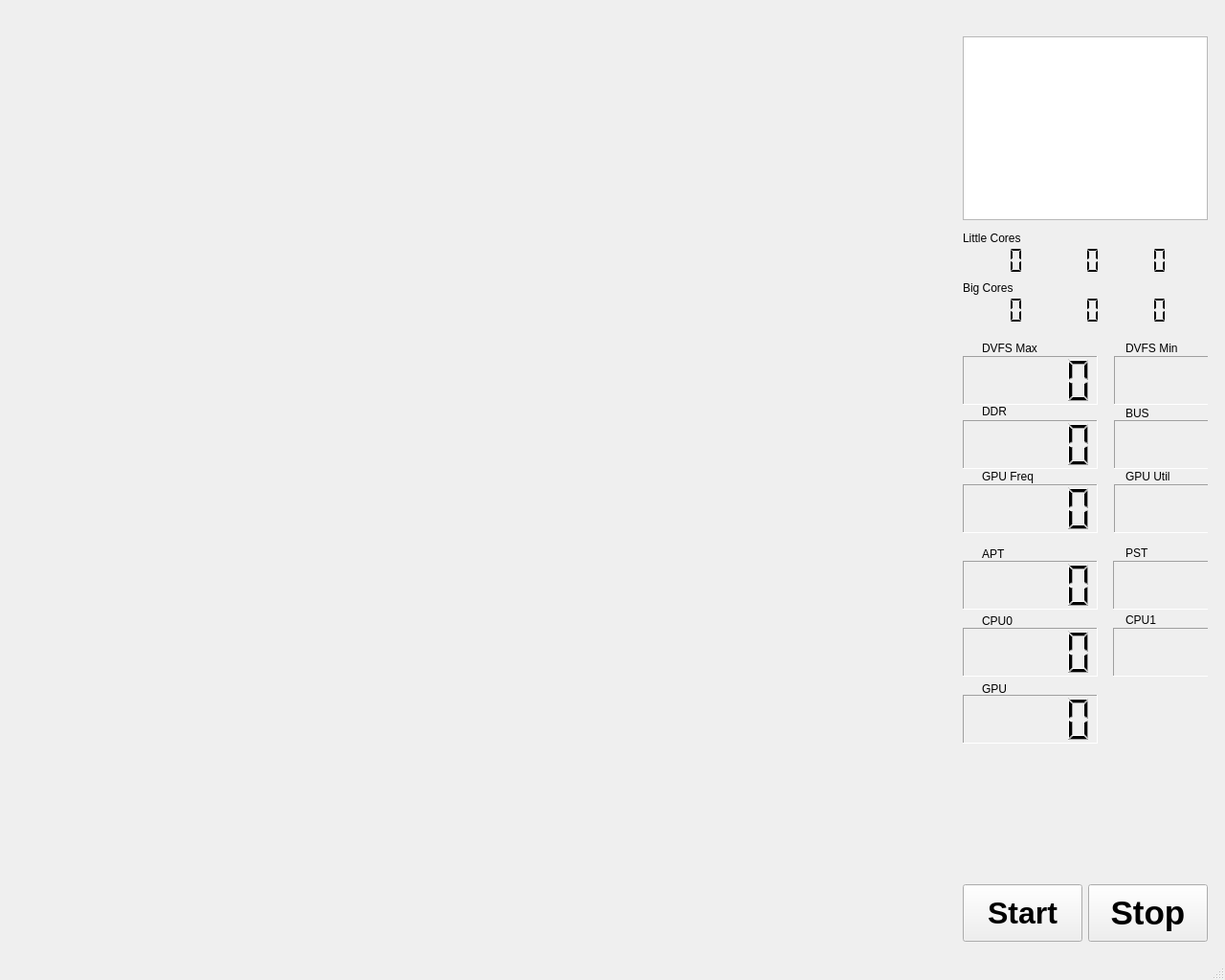
<?xml version="1.0" encoding="UTF-8"?>
<ui version="4.0">
 <class>MainWindow</class>
 <widget class="QMainWindow" name="MainWindow">
  <property name="geometry">
   <rect>
    <x>0</x>
    <y>0</y>
    <width>1280</width>
    <height>1024</height>
   </rect>
  </property>
  <property name="sizePolicy">
   <sizepolicy hsizetype="Fixed" vsizetype="Fixed">
    <horstretch>0</horstretch>
    <verstretch>0</verstretch>
   </sizepolicy>
  </property>
  <property name="maximumSize">
   <size>
    <width>1280</width>
    <height>1024</height>
   </size>
  </property>
  <property name="windowTitle">
   <string>MainWindow</string>
  </property>
  <widget class="QWidget" name="centralwidget">
   <layout class="QHBoxLayout" name="horizontalLayout">
    <item>
     <widget class="QWidget" name="widget_left" native="true">
      <layout class="QVBoxLayout" name="Layout_CPU"/>
     </widget>
    </item>
    <item>
     <widget class="QWidget" name="widget_center" native="true">
      <layout class="QVBoxLayout" name="Layout_System"/>
     </widget>
    </item>
    <item>
     <widget class="QWidget" name="widget_right" native="true">
      <property name="sizePolicy">
       <sizepolicy hsizetype="Fixed" vsizetype="Expanding">
        <horstretch>0</horstretch>
        <verstretch>0</verstretch>
       </sizepolicy>
      </property>
      <property name="minimumSize">
       <size>
        <width>0</width>
        <height>0</height>
       </size>
      </property>
      <layout class="QVBoxLayout" name="verticalLayout">
       <item>
        <widget class="QLabel" name="label">
         <property name="frameShape">
          <enum>QFrame::NoFrame</enum>
         </property>
         <property name="text">
          <string/>
         </property>
         <property name="pixmap">
          <pixmap>AnalyzerLogo300.jpg</pixmap>
         </property>
         <property name="scaledContents">
          <bool>true</bool>
         </property>
        </widget>
       </item>
       <item>
        <widget class="QListWidget" name="listWidget">
         <property name="sizePolicy">
          <sizepolicy hsizetype="Expanding" vsizetype="Preferred">
           <horstretch>0</horstretch>
           <verstretch>0</verstretch>
          </sizepolicy>
         </property>
         <property name="font">
          <font>
           <family>Ubuntu Condensed</family>
           <pointsize>12</pointsize>
           <weight>50</weight>
           <bold>false</bold>
          </font>
         </property>
        </widget>
       </item>
       <item>
        <widget class="QWidget" name="widget" native="true">
         <property name="sizePolicy">
          <sizepolicy hsizetype="Preferred" vsizetype="Expanding">
           <horstretch>0</horstretch>
           <verstretch>0</verstretch>
          </sizepolicy>
         </property>
         <widget class="QLCDNumber" name="LCD_DVFS_MAX">
          <property name="geometry">
           <rect>
            <x>0</x>
            <y>136</y>
            <width>141</width>
            <height>51</height>
           </rect>
          </property>
          <property name="font">
           <font>
            <stylestrategy>PreferDefault</stylestrategy>
           </font>
          </property>
          <property name="frameShape">
           <enum>QFrame::Panel</enum>
          </property>
          <property name="frameShadow">
           <enum>QFrame::Sunken</enum>
          </property>
         </widget>
         <widget class="QLCDNumber" name="LCD_DVFS_MIN">
          <property name="geometry">
           <rect>
            <x>158</x>
            <y>136</y>
            <width>141</width>
            <height>51</height>
           </rect>
          </property>
          <property name="font">
           <font>
            <stylestrategy>PreferDefault</stylestrategy>
           </font>
          </property>
          <property name="frameShape">
           <enum>QFrame::Panel</enum>
          </property>
          <property name="frameShadow">
           <enum>QFrame::Sunken</enum>
          </property>
         </widget>
         <widget class="QLabel" name="label_13">
          <property name="geometry">
           <rect>
            <x>170</x>
            <y>119</y>
            <width>91</width>
            <height>17</height>
           </rect>
          </property>
          <property name="text">
           <string>DVFS Min</string>
          </property>
         </widget>
         <widget class="QLabel" name="label_12">
          <property name="geometry">
           <rect>
            <x>20</x>
            <y>119</y>
            <width>101</width>
            <height>17</height>
           </rect>
          </property>
          <property name="text">
           <string>DVFS Max</string>
          </property>
         </widget>
         <widget class="QLCDNumber" name="LCD_BUS">
          <property name="geometry">
           <rect>
            <x>158</x>
            <y>203</y>
            <width>141</width>
            <height>51</height>
           </rect>
          </property>
          <property name="font">
           <font>
            <stylestrategy>PreferDefault</stylestrategy>
           </font>
          </property>
          <property name="frameShape">
           <enum>QFrame::Panel</enum>
          </property>
          <property name="frameShadow">
           <enum>QFrame::Sunken</enum>
          </property>
         </widget>
         <widget class="QLCDNumber" name="LCD_DDR">
          <property name="geometry">
           <rect>
            <x>0</x>
            <y>203</y>
            <width>141</width>
            <height>51</height>
           </rect>
          </property>
          <property name="font">
           <font>
            <stylestrategy>PreferDefault</stylestrategy>
           </font>
          </property>
          <property name="frameShape">
           <enum>QFrame::Panel</enum>
          </property>
          <property name="frameShadow">
           <enum>QFrame::Sunken</enum>
          </property>
         </widget>
         <widget class="QLabel" name="label_10">
          <property name="geometry">
           <rect>
            <x>20</x>
            <y>253</y>
            <width>101</width>
            <height>17</height>
           </rect>
          </property>
          <property name="text">
           <string>GPU Freq</string>
          </property>
         </widget>
         <widget class="QLCDNumber" name="LCD_GPU_FREQ">
          <property name="geometry">
           <rect>
            <x>0</x>
            <y>270</y>
            <width>141</width>
            <height>51</height>
           </rect>
          </property>
          <property name="font">
           <font>
            <stylestrategy>PreferDefault</stylestrategy>
           </font>
          </property>
          <property name="frameShape">
           <enum>QFrame::Panel</enum>
          </property>
          <property name="frameShadow">
           <enum>QFrame::Sunken</enum>
          </property>
         </widget>
         <widget class="QLCDNumber" name="LCD_GPU_UTIL">
          <property name="geometry">
           <rect>
            <x>158</x>
            <y>270</y>
            <width>141</width>
            <height>51</height>
           </rect>
          </property>
          <property name="font">
           <font>
            <stylestrategy>PreferDefault</stylestrategy>
           </font>
          </property>
          <property name="frameShape">
           <enum>QFrame::Panel</enum>
          </property>
          <property name="frameShadow">
           <enum>QFrame::Sunken</enum>
          </property>
         </widget>
         <widget class="QLabel" name="label_14">
          <property name="geometry">
           <rect>
            <x>20</x>
            <y>185</y>
            <width>101</width>
            <height>17</height>
           </rect>
          </property>
          <property name="text">
           <string>DDR</string>
          </property>
         </widget>
         <widget class="QLabel" name="label_15">
          <property name="geometry">
           <rect>
            <x>170</x>
            <y>187</y>
            <width>101</width>
            <height>17</height>
           </rect>
          </property>
          <property name="text">
           <string>BUS</string>
          </property>
         </widget>
         <widget class="QLabel" name="label_11">
          <property name="geometry">
           <rect>
            <x>170</x>
            <y>253</y>
            <width>101</width>
            <height>17</height>
           </rect>
          </property>
          <property name="text">
           <string>GPU Util</string>
          </property>
         </widget>
         <widget class="QLCDNumber" name="LCD_GPU">
          <property name="geometry">
           <rect>
            <x>0</x>
            <y>490</y>
            <width>141</width>
            <height>51</height>
           </rect>
          </property>
          <property name="font">
           <font>
            <stylestrategy>PreferDefault</stylestrategy>
           </font>
          </property>
          <property name="frameShape">
           <enum>QFrame::Panel</enum>
          </property>
          <property name="frameShadow">
           <enum>QFrame::Sunken</enum>
          </property>
         </widget>
         <widget class="QLCDNumber" name="LCD_CPU_G0">
          <property name="geometry">
           <rect>
            <x>0</x>
            <y>420</y>
            <width>141</width>
            <height>51</height>
           </rect>
          </property>
          <property name="font">
           <font>
            <stylestrategy>PreferDefault</stylestrategy>
           </font>
          </property>
          <property name="frameShape">
           <enum>QFrame::Panel</enum>
          </property>
          <property name="frameShadow">
           <enum>QFrame::Sunken</enum>
          </property>
         </widget>
         <widget class="QLabel" name="label_5">
          <property name="geometry">
           <rect>
            <x>170</x>
            <y>333</y>
            <width>66</width>
            <height>17</height>
           </rect>
          </property>
          <property name="text">
           <string>PST</string>
          </property>
         </widget>
         <widget class="QLCDNumber" name="LCD_CPU_G1">
          <property name="geometry">
           <rect>
            <x>157</x>
            <y>420</y>
            <width>141</width>
            <height>51</height>
           </rect>
          </property>
          <property name="font">
           <font>
            <stylestrategy>PreferDefault</stylestrategy>
           </font>
          </property>
          <property name="frameShape">
           <enum>QFrame::Panel</enum>
          </property>
          <property name="frameShadow">
           <enum>QFrame::Sunken</enum>
          </property>
         </widget>
         <widget class="QLCDNumber" name="LCD_PST">
          <property name="geometry">
           <rect>
            <x>157</x>
            <y>350</y>
            <width>141</width>
            <height>51</height>
           </rect>
          </property>
          <property name="font">
           <font>
            <stylestrategy>PreferDefault</stylestrategy>
           </font>
          </property>
          <property name="frameShape">
           <enum>QFrame::Panel</enum>
          </property>
          <property name="frameShadow">
           <enum>QFrame::Sunken</enum>
          </property>
         </widget>
         <widget class="QLabel" name="label_3">
          <property name="geometry">
           <rect>
            <x>20</x>
            <y>475</y>
            <width>66</width>
            <height>17</height>
           </rect>
          </property>
          <property name="text">
           <string>GPU</string>
          </property>
         </widget>
         <widget class="QLabel" name="label_4">
          <property name="geometry">
           <rect>
            <x>20</x>
            <y>334</y>
            <width>66</width>
            <height>17</height>
           </rect>
          </property>
          <property name="text">
           <string>APT</string>
          </property>
         </widget>
         <widget class="QLabel" name="label_2">
          <property name="geometry">
           <rect>
            <x>20</x>
            <y>404</y>
            <width>66</width>
            <height>17</height>
           </rect>
          </property>
          <property name="text">
           <string>CPU0</string>
          </property>
         </widget>
         <widget class="QLCDNumber" name="LCD_APT">
          <property name="geometry">
           <rect>
            <x>0</x>
            <y>350</y>
            <width>141</width>
            <height>51</height>
           </rect>
          </property>
          <property name="font">
           <font>
            <stylestrategy>PreferDefault</stylestrategy>
           </font>
          </property>
          <property name="frameShape">
           <enum>QFrame::Panel</enum>
          </property>
          <property name="frameShadow">
           <enum>QFrame::Sunken</enum>
          </property>
         </widget>
         <widget class="QLabel" name="label_6">
          <property name="geometry">
           <rect>
            <x>170</x>
            <y>403</y>
            <width>66</width>
            <height>17</height>
           </rect>
          </property>
          <property name="text">
           <string>CPU1</string>
          </property>
         </widget>
         <widget class="QLCDNumber" name="LCD_CPU0">
          <property name="geometry">
           <rect>
            <x>0</x>
            <y>21</y>
            <width>71</width>
            <height>31</height>
           </rect>
          </property>
          <property name="frameShape">
           <enum>QFrame::NoFrame</enum>
          </property>
          <property name="smallDecimalPoint">
           <bool>false</bool>
          </property>
          <property name="numDigits">
           <number>4</number>
          </property>
          <property name="segmentStyle">
           <enum>QLCDNumber::Flat</enum>
          </property>
         </widget>
         <widget class="QLCDNumber" name="LCD_CPU1">
          <property name="geometry">
           <rect>
            <x>80</x>
            <y>21</y>
            <width>71</width>
            <height>31</height>
           </rect>
          </property>
          <property name="frameShape">
           <enum>QFrame::NoFrame</enum>
          </property>
          <property name="numDigits">
           <number>4</number>
          </property>
          <property name="segmentStyle">
           <enum>QLCDNumber::Flat</enum>
          </property>
         </widget>
         <widget class="QLCDNumber" name="LCD_CPU2">
          <property name="geometry">
           <rect>
            <x>150</x>
            <y>21</y>
            <width>71</width>
            <height>31</height>
           </rect>
          </property>
          <property name="frameShape">
           <enum>QFrame::NoFrame</enum>
          </property>
          <property name="numDigits">
           <number>4</number>
          </property>
          <property name="segmentStyle">
           <enum>QLCDNumber::Flat</enum>
          </property>
         </widget>
         <widget class="QLCDNumber" name="LCD_CPU3">
          <property name="geometry">
           <rect>
            <x>227</x>
            <y>21</y>
            <width>71</width>
            <height>31</height>
           </rect>
          </property>
          <property name="frameShape">
           <enum>QFrame::NoFrame</enum>
          </property>
          <property name="numDigits">
           <number>4</number>
          </property>
          <property name="segmentStyle">
           <enum>QLCDNumber::Flat</enum>
          </property>
         </widget>
         <widget class="QLCDNumber" name="LCD_CPU4">
          <property name="geometry">
           <rect>
            <x>0</x>
            <y>73</y>
            <width>71</width>
            <height>31</height>
           </rect>
          </property>
          <property name="frameShape">
           <enum>QFrame::NoFrame</enum>
          </property>
          <property name="numDigits">
           <number>4</number>
          </property>
          <property name="segmentStyle">
           <enum>QLCDNumber::Flat</enum>
          </property>
         </widget>
         <widget class="QLCDNumber" name="LCD_CPU6">
          <property name="geometry">
           <rect>
            <x>150</x>
            <y>73</y>
            <width>71</width>
            <height>31</height>
           </rect>
          </property>
          <property name="frameShape">
           <enum>QFrame::NoFrame</enum>
          </property>
          <property name="numDigits">
           <number>4</number>
          </property>
          <property name="segmentStyle">
           <enum>QLCDNumber::Flat</enum>
          </property>
         </widget>
         <widget class="QLCDNumber" name="LCD_CPU7">
          <property name="geometry">
           <rect>
            <x>226</x>
            <y>73</y>
            <width>71</width>
            <height>31</height>
           </rect>
          </property>
          <property name="frameShape">
           <enum>QFrame::NoFrame</enum>
          </property>
          <property name="numDigits">
           <number>4</number>
          </property>
          <property name="segmentStyle">
           <enum>QLCDNumber::Flat</enum>
          </property>
         </widget>
         <widget class="QLCDNumber" name="LCD_CPU5">
          <property name="geometry">
           <rect>
            <x>80</x>
            <y>73</y>
            <width>71</width>
            <height>31</height>
           </rect>
          </property>
          <property name="frameShape">
           <enum>QFrame::NoFrame</enum>
          </property>
          <property name="numDigits">
           <number>4</number>
          </property>
          <property name="segmentStyle">
           <enum>QLCDNumber::Flat</enum>
          </property>
         </widget>
         <widget class="QLabel" name="label_16">
          <property name="geometry">
           <rect>
            <x>0</x>
            <y>4</y>
            <width>101</width>
            <height>17</height>
           </rect>
          </property>
          <property name="text">
           <string>Little Cores</string>
          </property>
         </widget>
         <widget class="QLabel" name="label_17">
          <property name="geometry">
           <rect>
            <x>0</x>
            <y>56</y>
            <width>71</width>
            <height>17</height>
           </rect>
          </property>
          <property name="text">
           <string>Big Cores</string>
          </property>
         </widget>
        </widget>
       </item>
       <item>
        <widget class="QWidget" name="widget_button" native="true">
         <property name="sizePolicy">
          <sizepolicy hsizetype="Expanding" vsizetype="Preferred">
           <horstretch>0</horstretch>
           <verstretch>0</verstretch>
          </sizepolicy>
         </property>
         <property name="minimumSize">
          <size>
           <width>0</width>
           <height>60</height>
          </size>
         </property>
         <layout class="QHBoxLayout" name="horizontalLayout_2">
          <property name="margin">
           <number>0</number>
          </property>
          <item>
           <widget class="QPushButton" name="pushButton_Start">
            <property name="sizePolicy">
             <sizepolicy hsizetype="Minimum" vsizetype="Preferred">
              <horstretch>0</horstretch>
              <verstretch>0</verstretch>
             </sizepolicy>
            </property>
            <property name="maximumSize">
             <size>
              <width>16777215</width>
              <height>60</height>
             </size>
            </property>
            <property name="font">
             <font>
              <pointsize>24</pointsize>
              <weight>75</weight>
              <italic>false</italic>
              <bold>true</bold>
             </font>
            </property>
            <property name="text">
             <string>Start</string>
            </property>
           </widget>
          </item>
          <item>
           <widget class="QPushButton" name="pushButton_Stop">
            <property name="sizePolicy">
             <sizepolicy hsizetype="Minimum" vsizetype="Preferred">
              <horstretch>0</horstretch>
              <verstretch>0</verstretch>
             </sizepolicy>
            </property>
            <property name="maximumSize">
             <size>
              <width>16777215</width>
              <height>60</height>
             </size>
            </property>
            <property name="font">
             <font>
              <pointsize>26</pointsize>
              <weight>75</weight>
              <bold>true</bold>
             </font>
            </property>
            <property name="text">
             <string>Stop</string>
            </property>
           </widget>
          </item>
         </layout>
        </widget>
       </item>
      </layout>
     </widget>
    </item>
   </layout>
  </widget>
  <widget class="QMenuBar" name="menubar">
   <property name="geometry">
    <rect>
     <x>0</x>
     <y>0</y>
     <width>1280</width>
     <height>25</height>
    </rect>
   </property>
  </widget>
  <widget class="QStatusBar" name="statusbar"/>
 </widget>
 <resources/>
 <connections/>
</ui>
